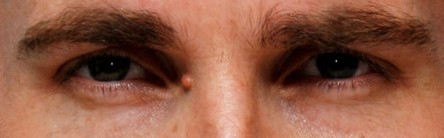
#> input picture images/ojos/ho001.jpg, 444 x 138 px
$ jupyter execute --allow-errors prueba_suma_fft.ipynb
#> lines starting #> are read from the running program, lines starting #| are printed output that depends on the picture
## Paso 1. Importar librerías

[cell 1]
import cv2 as cv
import numpy as np

## Paso 2. Cargar las imágenes

[cell 2]
ojos = cv.imread("images/ojos/ho001.jpg", cv.IMREAD_GRAYSCALE)
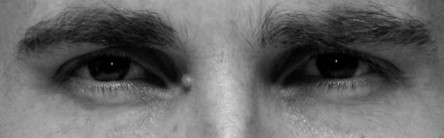
#> ojos: shape (138, 444); min 0, max 220, mean 102.8
nariz = cv.imread("images/nariz/hn004.jpg", cv.IMREAD_GRAYSCALE)
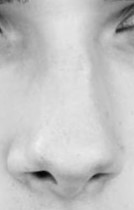
#> input picture images/nariz/hn004.jpg, 134 x 210 px
#> nariz is the input picture: shape (210, 134); min 3, max 241, mean 194.8
boca = cv.imread("images/boca/hb001.jpg", cv.IMREAD_GRAYSCALE)
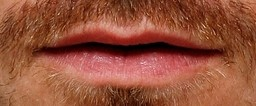
#> input picture images/boca/hb001.jpg, 256 x 106 px
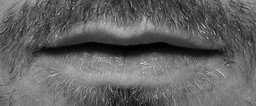
#> boca: shape (106, 256); min 0, max 216, mean 99.1
